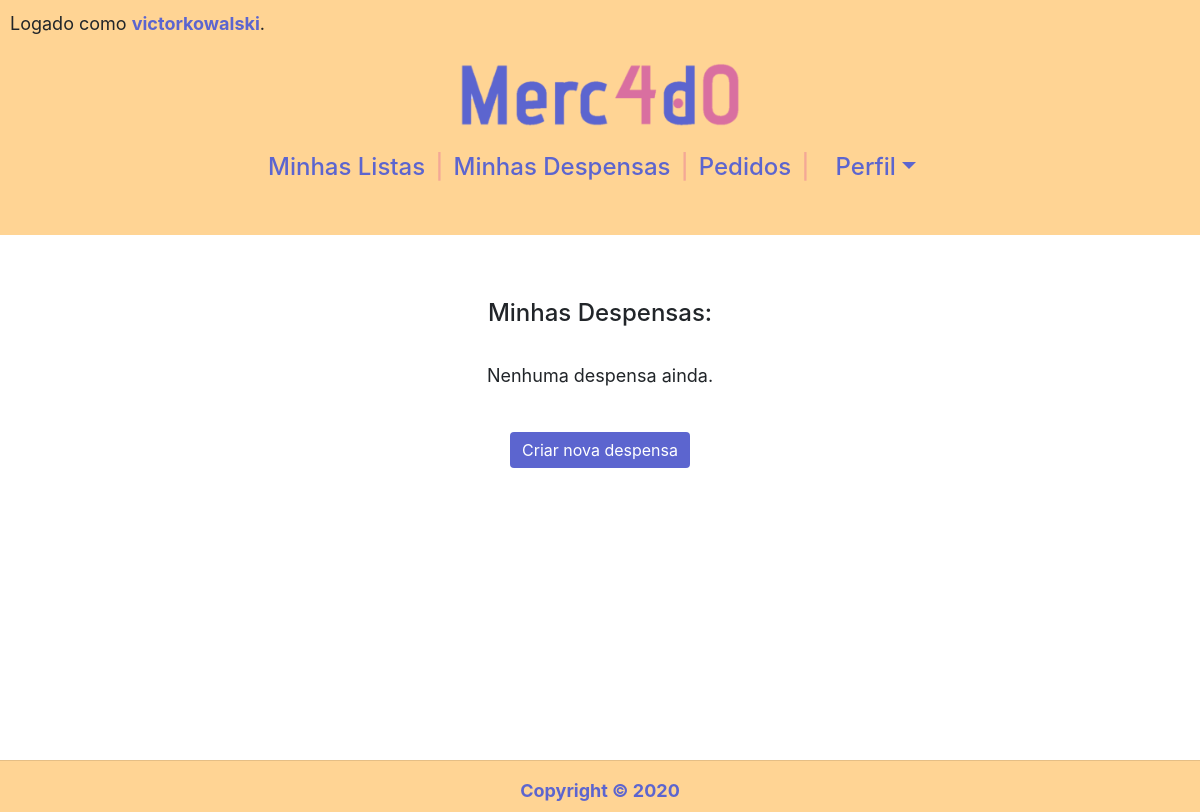
Before: /acompanhamentos (signed in) with the older database file.
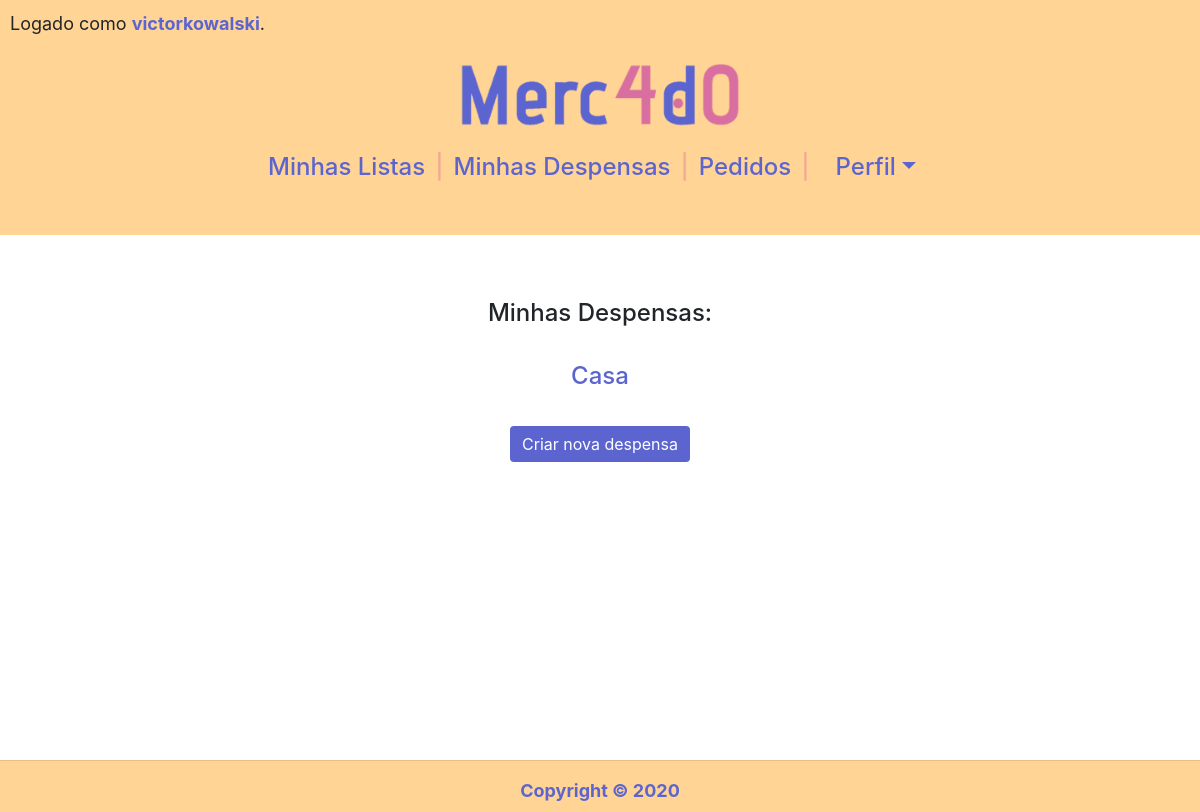
After: the same page with the newer database file.
### compras/models.py (models this page shows, shortened)
class Acompanhamento(models.Model):
    nome = models.CharField(max_length=50)
    usuario = models.ForeignKey(Usuario,
                                on_delete=models.CASCADE,
                                related_name="acompanhamentos")

### compras/views.py (the view)
# urls.py: path('acompanhamentos', views.acompanhamentos, name="acompanhamentos"),
@login_required(login_url='login')
def acompanhamentos(request):
    return render(request, "compras/acompanhamentos.html", {
        "acompanhamentos": Acompanhamento.objects.filter(usuario=request.user).order_by('nome'),
        "produtos": Produto.objects.order_by('nome'),
    })

### compras/templates/compras/acompanhamentos.html (shortened to what this page needs)
{% extends "compras/layout.html" %}
{% load static %}
{% block body %}
<div class="container">
<div id="row" class="row">
<div class="col">
<h4>Minhas Despensas:</h4>
<br>
<ul>
    {% for acompanhamento in acompanhamentos %}
    <li>
        <h4><a href="" onclick="mostrar('{{ acompanhamento.id }}'); return false">{{ acompanhamento.nome }}</a></h4>
    </li>
{% empty %}
    <p>Nenhuma despensa ainda.</p>
    {% endfor %}
</ul>
<br>
<button id="but_criar" type="button" onclick="document.querySelector('#criar').style.display = 'block'; this.style.display = 'none'" class="btn btn-primary">Criar nova despensa</button>
</div>
</div>
</div>
{% endblock %}

Changed rows visible on the page:
added Acompanhamento: nome "Casa"
Other visible differences:
text no longer shown: "Nenhuma despensa ainda."
